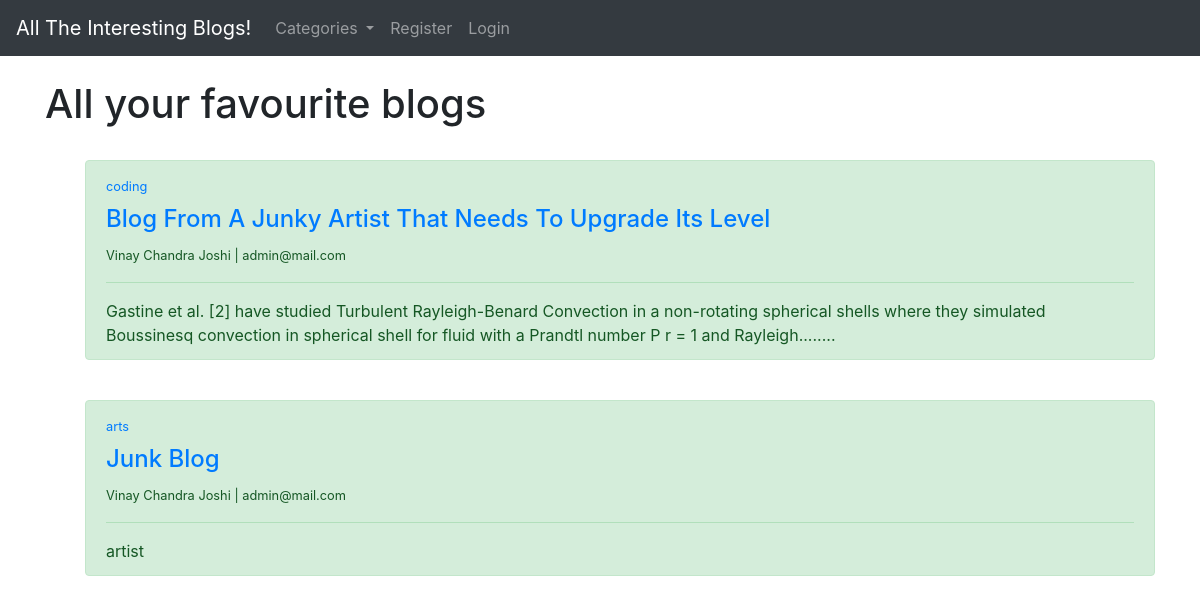
Before: /home/ with the older database file.
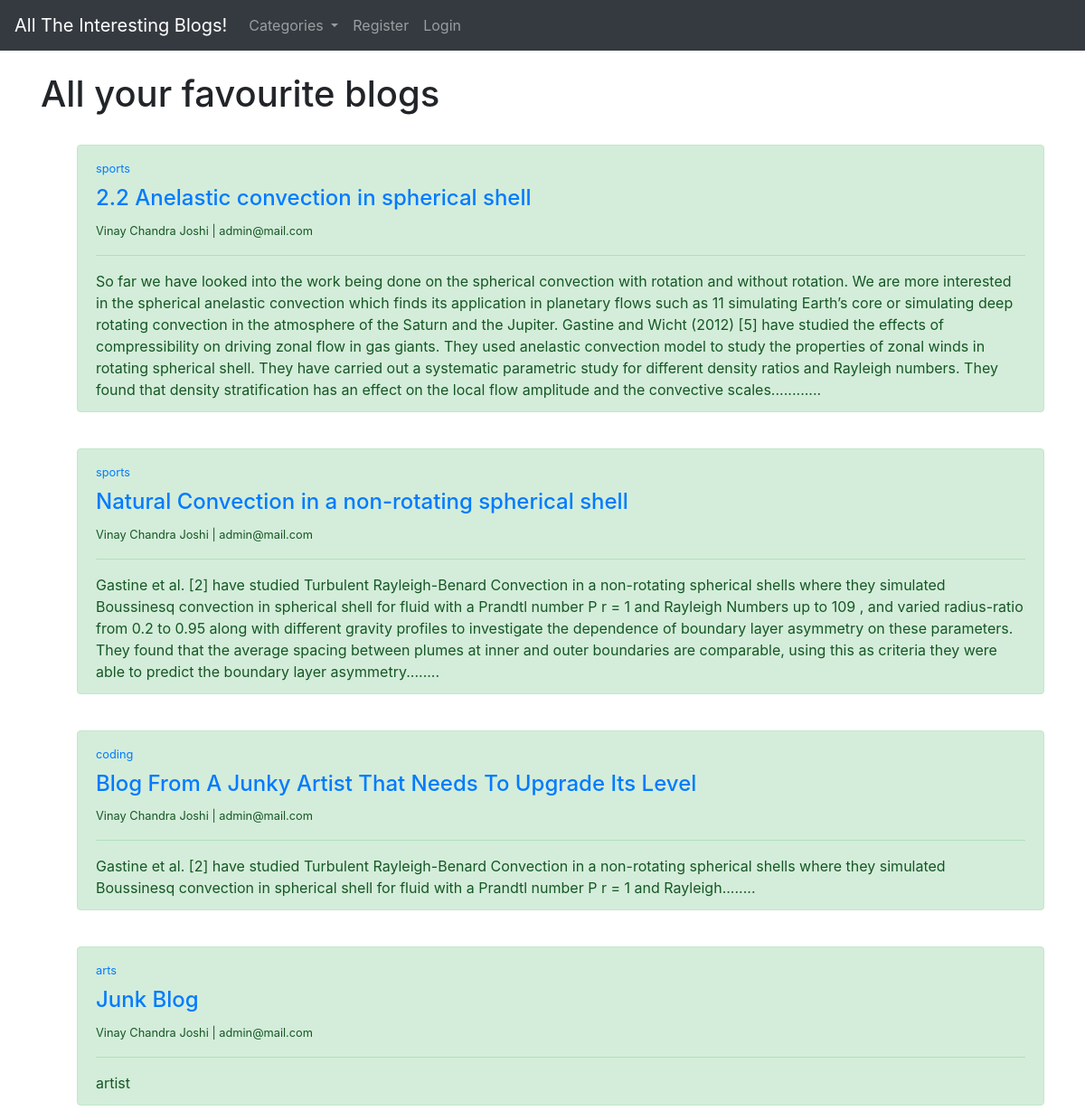
After: the same page with the newer database file.
### blogApi/models.py (models this page shows, shortened)
class Post(models.Model):
    title = models.CharField(max_length=200)
    auther = models.ForeignKey(User, on_delete=models.CASCADE)
    title_tag = models.CharField(max_length=255)
    header_image = models.ImageField(null=True, blank=True, upload_to='images/')
    body = RichTextField(blank=True, null = True)
    date_publication = models.DateTimeField(auto_now_add=True)
    category = models.CharField(max_length=255, default='coding')
    snippet = models.CharField(max_length=1000)

### blogApi/views.py (the view)
# urls.py: path('', PostView.as_view(), name='myview'),
class PostView(View):
    def get(self, request):
        post_objects = Post.objects.order_by('-date_publication')
        return render(request, 'home.html', {'post_object': post_objects})

### blogApi/context_processors.py (called while the page is built)
def blog_Api_Context_Processor(request):
    context = {}
    ur = '/home/'
    if request.path.endswith(ur) or request.path.startswith(ur+'updatePost/')  :
        querySet = Category.objects.all()
        categories = [obj.name for obj in querySet]
        context['categ'] = categories
    return context

### blogApi/templates/home.html (shortened to what this page needs)
{% extends 'base.html' %}
{% block content %}
<h1>All your favourite blogs</h1>
<ul>
{% for post in post_object %}
    <div class="alert alert-success col-md-2- col-md-offset-4" role="alert">
        <label><small><a href="{% url 'get-category' post.category|slugify %}" class="link-dark">{{post.category}}</a></small></label>
        <h4><a href={% url "article-detail" post.pk %}>{{post.title}}</a></h4>
        <small>{{post.auther.first_name }} {{ post.auther.last_name }} | {{post.auther.email}}</small>
        <hr></hr>
        {{post.snippet}}
        </div>
{% endfor %}
</ul>
{% endblock %}

### blogApi/templates/base.html (shortened to what this page needs)
<!doctype html>
<html lang="en">
  <head>
    <link rel="stylesheet" href="https://cdn.jsdelivr.net/npm/bootstrap@4.4.1/dist/css/bootstrap.min.css">
  </head>
  <body>
  <nav class="navbar navbar-expand-lg navbar-dark bg-dark">
  <a class="navbar-brand" href="{% url 'myview' %}">All The Interesting Blogs!</a>
  <div class="collapse navbar-collapse" id="navbarSupportedContent">
    <ul class="navbar-nav mr-auto">
      <li class="nav-item dropdown">
        {% if categ %}
        <a class="nav-link dropdown-toggle" href="#" id="navbarDropdown" role="button" data-toggle="dropdown" aria-haspopup="true" aria-expanded="false">
          Categories
        </a>
        {% endif %}
        </li>
        {% if user.is_authenticated %}
          <li class="nav-item">
          <a class="nav-link" href={% url 'create-post' %}>Create a new Blog</a>
          </li>
          <li class="nav-item">
          <a class="nav-link" href={% url 'add-category' %}>Add-Category</a>
          </li>
        {% else %}
            <li class="nav-item">
            <a class="nav-link" href={% url 'register' %}>Register</a>
          </li>
          <li class="nav-item">
            <a class="nav-link" href={% url 'login' %}>Login</a>
          </li>
        {% endif %}
    </ul>
  </div>
</nav>
  <div class="container">
    {% block content%}
    {% endblock %}
  </div>
  </body>
</html>

Changed rows visible on the page:
added Post: category "sports", title "2.2 Anelastic convection in spherical shell", auther.first_name "Vinay Chandra", auther.last_name "Joshi", auther.email "admin@mail.com", snippet "So far we have looked into the work being done on the spherical convection with rotation and without rotation. We are more interested in the spherical anelastic convection which finds its application in planetary flows such as 11 simulating Earth’s core or simulating deep rotating convection in the atmo\u0002sphere of the Saturn and the Jupiter. Gastine and Wicht (2012) [5] have studied the effects of compressibility on driving zonal flow in gas giants. They used anelastic convection model to study the properties of zonal winds in rotating spherical shell. They have carried out a systematic parametric study for different density ratios and Rayleigh numbers. They found that density stratification…"
added Post: category "sports", title "Natural Convection in a non-rotating spherical shell", auther.first_name "Vinay Chandra", auther.last_name "Joshi", auther.email "admin@mail.com", snippet "Gastine et al. [2] have studied Turbulent Rayleigh-Benard Convection in a non-rotating spherical shells where they simulated Boussinesq convection in spherical shell for fluid with a Prandtl number P r = 1 and Rayleigh Numbers up to 109 , and varied radius-ratio from 0.2 to 0.95 along with different gravity profiles to investigate the dependence of boundary layer asymmetry on these parameters. They found that the average spacing between plumes at inner and outer boundaries are comparable, using this as criteria they were able to predict the boundary layer asymmetry........"
